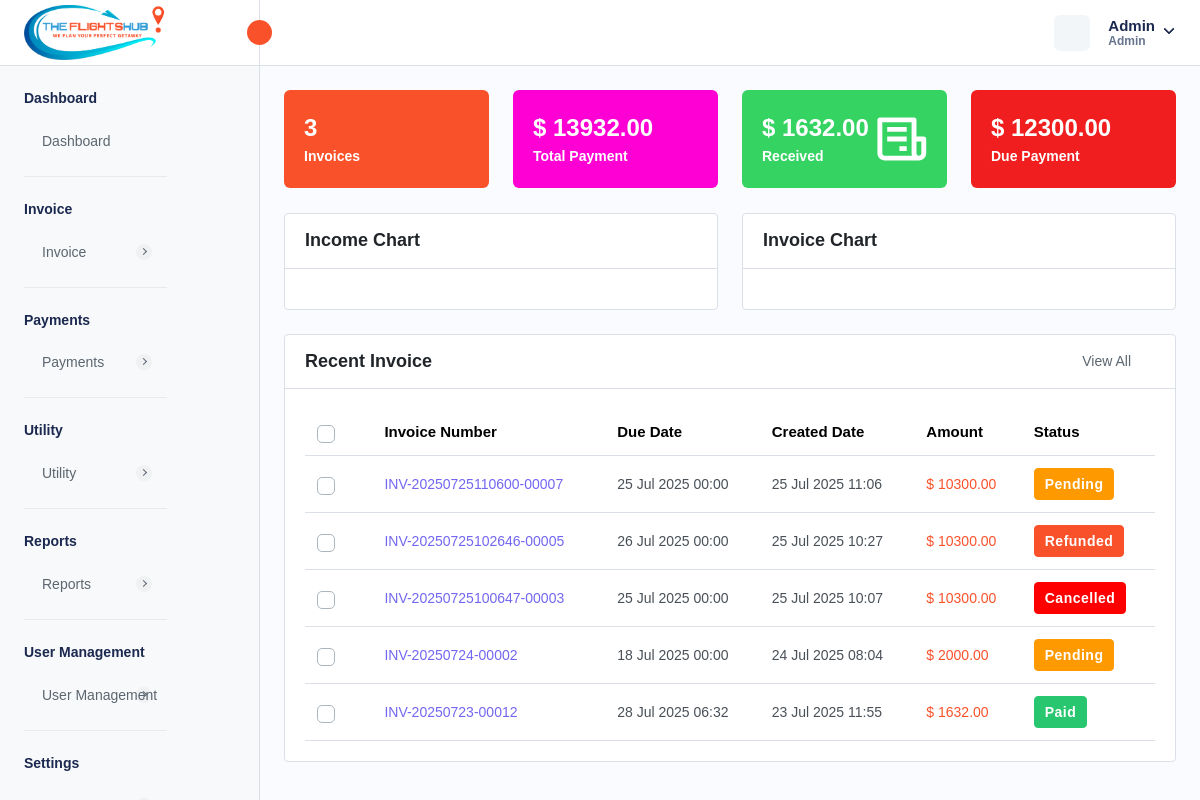
Page /admin-dashboard.php (signed in) on the committed database.
### tables this page shows
CREATE TABLE `company_settings` (
  `company_id` int NOT NULL AUTO_INCREMENT,
  `company_name` varchar(255) DEFAULT NULL,
  `company_email` varchar(255) DEFAULT NULL,
  `company_phone` varchar(20) DEFAULT NULL,
  `company_website` varchar(255) DEFAULT NULL,
  `company_logo` varchar(255) DEFAULT NULL,
  `favicon` varchar(255) DEFAULT NULL,
  `address` text,
  `country` varchar(100) DEFAULT NULL,
  `state` varchar(100) DEFAULT NULL,
  `city` varchar(100) DEFAULT NULL,
  `postal_code` varchar(20) DEFAULT NULL,
  `gst_number` varchar(255) DEFAULT NULL,
  `bz_number` varchar(255) DEFAULT NULL,
  `created_at` timestamp NULL DEFAULT CURRENT_TIMESTAMP,
  `updated_at` timestamp NULL DEFAULT CURRENT_TIMESTAMP ON UPDATE CURRENT_TIMESTAMP,
  PRIMARY KEY (`company_id`)
);

CREATE TABLE `localization_settings` (
  `id` int NOT NULL AUTO_INCREMENT,
  `language` varchar(50) DEFAULT 'English',
  `timezone` varchar(100) DEFAULT 'UTC',
  `date_format` varchar(20) DEFAULT 'd M Y',
  `time_format` varchar(10) DEFAULT '12',
  `currency_id` int DEFAULT NULL,
  `created_at` datetime DEFAULT CURRENT_TIMESTAMP,
  `updated_at` datetime DEFAULT CURRENT_TIMESTAMP ON UPDATE CURRENT_TIMESTAMP,
  PRIMARY KEY (`id`)
);

CREATE TABLE `currency` (
  `currency_id` int NOT NULL AUTO_INCREMENT,
  `currency_name` varchar(255) DEFAULT NULL,
  `currency_code` varchar(45) DEFAULT NULL,
  `currency_symbol` varchar(45) DEFAULT NULL,
  `currency_rate` decimal(10,2) DEFAULT NULL,
  `created_at` timestamp NULL DEFAULT CURRENT_TIMESTAMP,
  `updated_at` timestamp NULL DEFAULT NULL,
  `is_active` int DEFAULT '1',
  PRIMARY KEY (`currency_id`)
);

CREATE TABLE `invoice` (
  `invoice_id` int NOT NULL AUTO_INCREMENT,
  `invoice_number` varchar(255) NOT NULL,
  `invoice_title` varchar(255) DEFAULT NULL,
  `payment_method` enum('CREDIT_CARD','DEBIT_CARD','CASH','CASH_DEPOSIT','NET_BANKING','PAYPAL','OTHER') NOT NULL,
  `transaction_id` varchar(255) DEFAULT NULL,
  `status` enum('PAID','PENDING','CANCELLED','REFUNDED') NOT NULL,
  `airline_name` text,
  `travel_date` varchar(45) DEFAULT NULL,
  `due_date` varchar(255) DEFAULT NULL,
  `customer_name` varchar(255) DEFAULT NULL,
  `service_id` json DEFAULT NULL,
  `from_location` text,
  `to_location` text,
  `customer_address` longtext,
  `description` longtext,
  `reminder_enabled` int NOT NULL DEFAULT '0',
  `reminder_count` int NOT NULL DEFAULT '0',
  `organization` varchar(255) DEFAULT NULL,
  `passenger_details` json DEFAULT NULL,
  `total_amount` decimal(10,2) NOT NULL,
  `created_at` timestamp NULL DEFAULT CURRENT_TIMESTAMP,
  `updated_at` timestamp NULL DEFAULT CURRENT_TIMESTAMP ON UPDATE CURRENT_TIMESTAMP,
  `created_by` int NOT NULL,
  `is_active` int NOT NULL DEFAULT '1',
  `customer_email` varchar(255) DEFAULT NULL,
  PRIMARY KEY (`invoice_id`),
  UNIQUE KEY `invoice_number_UNIQUE` (`invoice_number`),
  UNIQUE KEY `transaction_id_UNIQUE` (`transaction_id`)
);

### admin-dashboard.php (the view, shortened to what this page needs)
<?php
require './database/config.php';
try {
    $stmtFetchLocalizationSettings = $db->prepare("SELECT * FROM localization_settings INNER JOIN currency ON localization_settings.currency_id = currency.currency_id;");
    $stmtFetchLocalizationSettings->execute();
    $localizationSettings = $stmtFetchLocalizationSettings->get_result()->fetch_array(MYSQLI_ASSOC);
    $stmtFetchCompanySettings = $db->prepare("SELECT * FROM company_settings");
    $stmtFetchCompanySettings->execute();
    $companySettings = $stmtFetchCompanySettings->get_result()->fetch_array(MYSQLI_ASSOC);
    $stmtNumber = $db->prepare("SELECT COUNT(*) AS total_invoices FROM invoice WHERE is_active = 1 AND status IN ('PAID', 'PENDING')");
    $stmtNumber->execute();
    $totalNumberInvoice = $stmtNumber->get_result()->fetch_all(MYSQLI_ASSOC);
    $stmtTotalAmount = $db->prepare("SELECT SUM(total_amount) AS total_payment FROM invoice WHERE is_active = 1 AND status IN ('PAID', 'PENDING') ");
    $stmtTotalAmount->execute();
    $totalAmount = $stmtTotalAmount->get_result()->fetch_all(MYSQLI_ASSOC);
    $stmtTotalPaidAmount = $db->prepare('SELECT SUM(total_amount) AS total_paid_payment FROM invoice WHERE status = "PAID" AND is_active = 1');
    $stmtTotalPaidAmount->execute();
    $totalPaidAmount = $stmtTotalPaidAmount->get_result()->fetch_all(MYSQLI_ASSOC);
    $stmtTotalDueAmount = $db->prepare('SELECT SUM(total_amount) AS total_due_payment FROM invoice WHERE status = "PENDING" AND is_active = 1');
    $stmtTotalDueAmount->execute();
    $totalDueAmount = $stmtTotalDueAmount->get_result()->fetch_all(MYSQLI_ASSOC);
    $stmtFetchInvoices = $db->prepare("SELECT
        invoice.*,
        admin.admin_username
        FROM invoice
        LEFT JOIN admin ON admin.admin_id = invoice.created_by
        WHERE invoice.is_active = 1
        ORDER BY invoice.created_at DESC
        LIMIT 10;
        ");
    if ($stmtFetchInvoices->execute()) {
        $invoices = $stmtFetchInvoices->get_result();
    } else {
        $_SESSION['error'] = 'Error for fetching customers';
    }
} catch (Exception $e) {
    $_SESSION['error'] = $e->getMessage();
    header("Location: admin-dashboard.php");
    exit;
}
?>
<!DOCTYPE html>
<html lang="en">
<head>
    <link rel="stylesheet" href="assets/css/bootstrap.min.css">
    <link rel="stylesheet" href="assets/css/bootstrap-datetimepicker.min.css">
    <link rel="stylesheet" href="assets/css/animate.css">
    <link rel="stylesheet" href="assets/plugins/select2/css/select2.min.css">
    <link rel="stylesheet" href="assets/plugins/fontawesome/css/fontawesome.min.css">
    <link rel="stylesheet" href="assets/plugins/fontawesome/css/all.min.css">
    <link rel="stylesheet" href="assets/css/style.css">
</head>
<body>
    <div class="main-wrapper">
        <div class="header">
            <?php require_once("header.php"); ?>
        </div>
        <div class="sidebar" id="sidebar">
            <?php require_once("sidebar.php"); ?>
        </div>
        <div class="page-wrapper">
            <div class="content">
                <div class="row">
                    <div class="col-xl-3 col-sm-6 col-12 d-flex">
                        <div class="dash-count">
                            <div class="dash-counts">
                                <h4><?php echo $totalNumberInvoice['0']['total_invoices'] ?></h4>
                                <h5><a class="text-white" href="manage-invoice.php">Invoices</a></h5>
                            </div>
                        </div>
                    </div>
                    <div class="col-xl-3 col-sm-6 col-12 d-flex">
                        <div class="dash-count das1">
                            <div class="dash-counts">
                                <h4>
                                    <?php echo (isset($localizationSettings["currency_symbol"]) ? $localizationSettings["currency_symbol"] : "$") . " " . $totalAmount[0]['total_payment'];
                                    ?>
                                </h4>
                                <h5><a class="text-white" href="reports.php">Total Payment</a></h5>
                            </div>
                        </div>
                    </div>
                    <div class="col-xl-3 col-sm-6 col-12 d-flex">
                        <div class="dash-count das2">
                            <div class="dash-counts">
                                <h4> <?php echo (isset($localizationSettings["currency_symbol"]) ? $localizationSettings["currency_symbol"] : "$") . " " . $totalPaidAmount['0']['total_paid_payment']; ?>
                                </h4>
                                <h5><a class="text-white" href="reports.php">Received</a></h5>
                            </div>
                            <div class="dash-imgs">
                                <img src="assets/img/icons/file-text-icon-01.svg" class="img-fluid" alt="icon">
                            </div>
                        </div>
                    </div>
                    <div class="col-xl-3 col-sm-6 col-12 d-flex">
                        <div class="dash-count das3">
                            <div class="dash-counts">
                                <h4> <?php echo (isset($localizationSettings["currency_symbol"]) ? $localizationSettings["currency_symbol"] : "$") . " " . $totalDueAmount['0']['total_due_payment']; ?>
                                </h4>
                                <h5><a class="text-white" href="reports.php">Due Payment</a></h5>
                            </div>
                        </div>
                    </div>
                </div>
                <div class="row">
                    <div class="col-md-6">
                        <div class="card">
                            <div class="card-header">
                                <h5 class="card-title">Income Chart</h5>
                            </div>
                            <div class="card-body">
                            </div>
                        </div>
                    </div>
                    <div class="col-md-6">
                        <div class="card">
                            <div class="card-header">
                                <h5 class="card-title">Invoice Chart</h5>
                            </div>
                            <div class="card-body">
                            </div>
                        </div>
                    </div>
                </div>
                <div class="card">
                    <div class="card-header d-flex justify-content-between align-items-center">
                        <h4 class="card-title">Recent Invoice</h4>
                        <div class="view-all-link">
                            <a href="manage-invoice.php" class="view-all d-flex align-items-center">
                                View All<span class="ps-2 d-flex align-items-center"><i data-feather="arrow-right"
                                        class="feather-16"></i></span>
                            </a>
                        </div>
                    </div>
                    <div class="card-body">
                        <div class="table-responsive dataview">
                            <table class="table dashboard-expired-products">
                                <thead>
                                    <tr>
                                        <th class="no-sort">
                                            <label class="checkboxs">
                                                <span class="checkmarks"></span>
                                            </label>
                                        </th>
                                        <th>Invoice Number</th>
                                        <th>Due Date</th>
                                        <th>Created Date</th>
                                        <th class="no-sort">Amount</th>
                                        <th>Status</th>
                                    </tr>
                                </thead>
                                <tbody>
                                    <?php foreach ($invoices->fetch_all(MYSQLI_ASSOC) as $invoice) { ?>
                                        <tr>
                                            <td>
                                                <label class="checkboxs">
                                                    <span class="checkmarks"></span>
                                                </label>
                                            </td>
                                            <td class="ref-number"><?php echo $invoice['invoice_number'] ?></td>
                                            <td><?php $date = new DateTime($invoice['due_date']);
                                            echo $date->format(isset($localizationSettings["date_format"]) ? $localizationSettings["date_format"] : "d M Y") ?>
                                            </td>
                                            <td><?php $date = new DateTime($invoice['created_at']);
                                            echo $date->format(isset($localizationSettings["date_format"]) ? $localizationSettings["date_format"] : "d M Y") ?>
                                            </td>
                                            <td class="text-primary">
                                                <?php echo (isset($localizationSettings["currency_symbol"]) ? $localizationSettings["currency_symbol"] : "$") . " " . $invoice['total_amount'] ?>
                                            </td>
                                            <td>
                                                <?php if ($invoice['status'] == 'PAID') { ?>
                                                    <span class="badge badge-lg bg-success">Paid</span>
                                                <?php } elseif ($invoice['status'] == 'CANCELLED') { ?>
                                                    <span class="badge badge-lg bg-danger">Cancelled</span>
                                                <?php } elseif ($invoice['status'] == 'PENDING') { ?>
                                                    <span class="badge badge-lg bg-warning">Pending</span>
                                                <?php } elseif ($invoice['status'] == 'REFUNDED') { ?>
                                                    <span class="badge badge-lg bg-primary">Refunded</span>
                                                <?php } ?>
                                            </td>
                                        </tr>
                                    <?php } ?>
                                </tbody>
                            </table>
                        </div>
                    </div>
                </div>
            </div>
        </div>
    </div>
</body>
</html>

### header.php (shortened to what this page needs)
<div class="header">
    <div class="header-left active">
        <a href="admin-dashboard.php" class="logo logo-normal">
            <img src="<?= isset($companySettings['company_logo']) ? $companySettings['company_logo'] : "assets/img/logo/vis-logo.png" ?>" alt="" />
        </a>
        <a id="toggle_btn" href="javascript:void(0);">
            <i data-feather="chevrons-left" class="feather-16"></i>
        </a>
    </div>
    <ul class="nav user-menu">
        <li class="nav-item nav-item-box">
            <a href="javascript:void(0);" id="btnFullscreen">
            </a>
        </li>
        <li class="nav-item dropdown has-arrow main-drop">
            <a href="javascript:void(0);" class="dropdown-toggle nav-link userset" data-bs-toggle="dropdown">
                <span class="user-info">
                    <span class="user-detail">
                        <span
                            class="user-name"><?php echo isset($_SESSION['admin_name']) ? $_SESSION['admin_name'] : "Vibrantick" ?></span>
                        <span class="user-role"><?php echo isset($_SESSION['admin_role']) ? $_SESSION['admin_role'] : "Admin"  ?></span>
                    </span>
                </span>
            </a>
        </li>
    </ul>
</div>

### rows in the picture
company_settings: company_logo (picture)
localization_settings: currency.currency_symbol "$"
invoice: invoice_number "INV-20250725110600-00007", due_date.date_format "25 Jul 2025 00:00", created_at.date_format "25 Jul 2025 11:06", total_amount "10300.00", status "Pending"
currency: currency_symbol "$"
invoice: invoice_number "INV-20250725102646-00005", due_date.date_format "26 Jul 2025 00:00", created_at.date_format "25 Jul 2025 10:27", total_amount "10300.00", status "Refunded"
invoice: invoice_number "INV-20250725100647-00003", due_date.date_format "25 Jul 2025 00:00", created_at.date_format "25 Jul 2025 10:07", total_amount "10300.00", status "Cancelled"
invoice: invoice_number "INV-20250724-00002", due_date.date_format "18 Jul 2025 00:00", created_at.date_format "24 Jul 2025 08:04", total_amount "2000.00", status "Pending"
invoice: invoice_number "INV-20250723-00012", due_date.date_format "28 Jul 2025 06:32", created_at.date_format "23 Jul 2025 11:55", total_amount "1632.00", status "Paid"

### other values in the picture
$_SESSION['admin_name'] "Admin"
$_SESSION['admin_role'] "Admin"
$totalNumberInvoice['0']['total_invoices'] "3"
$totalAmount[0]['total_payment'] "13932.00"
$totalPaidAmount['0']['total_paid_payment'] "1632.00"
$totalDueAmount['0']['total_due_payment'] "12300.00"
